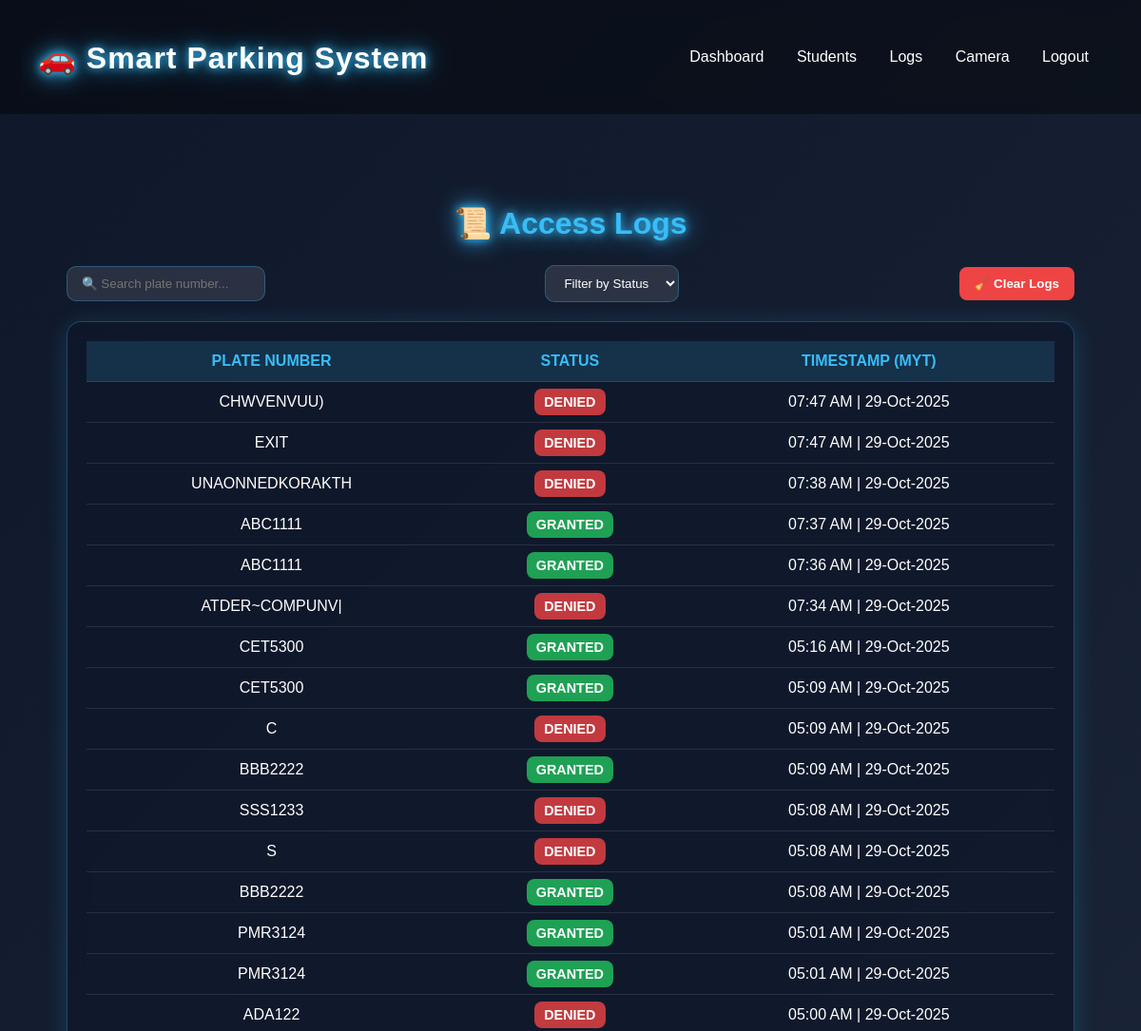
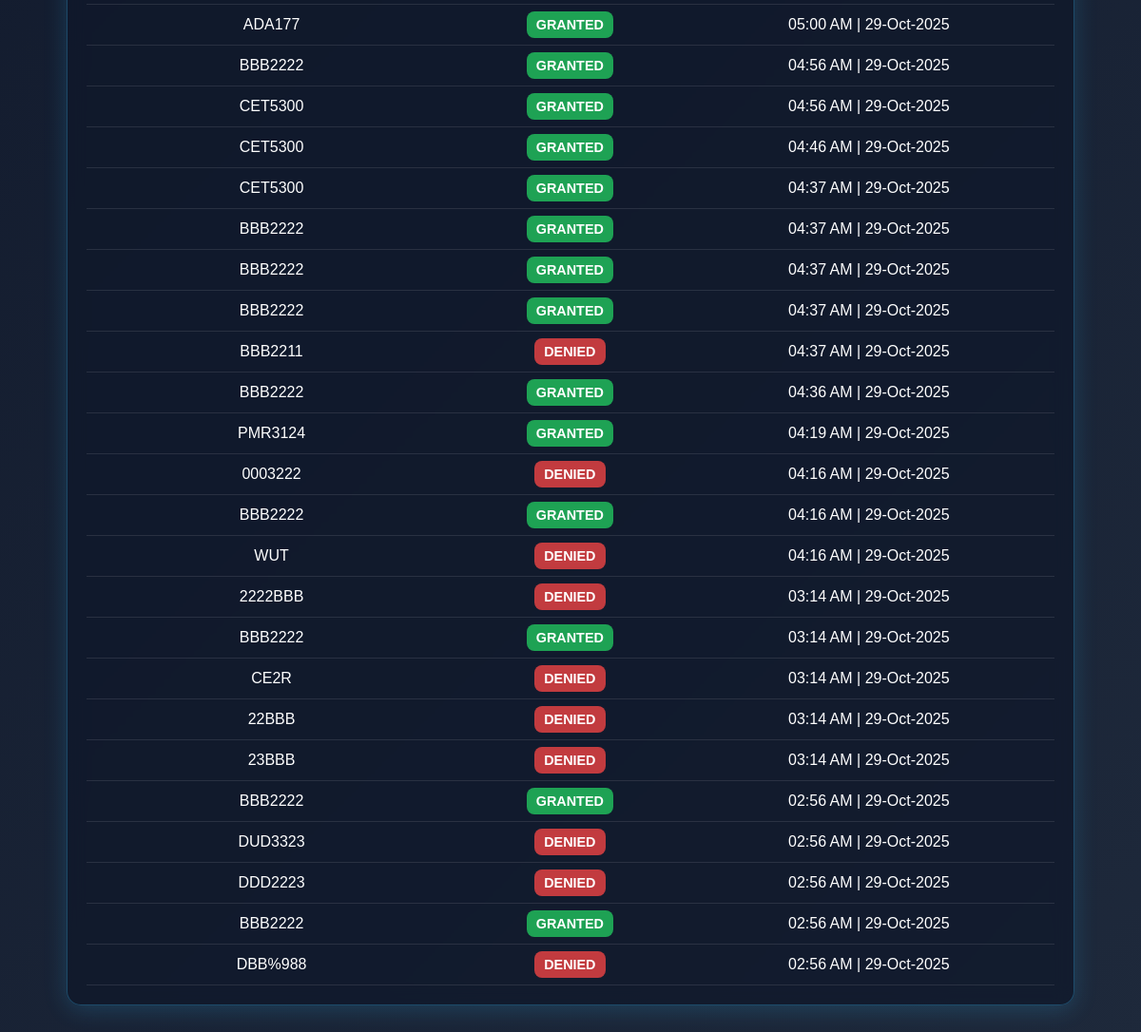
/logs (signed in), run on the app's committed database (2 pictures, top to bottom).
### backend/models.py (models this page shows)
class DetectionLog(db.Model):
    id = db.Column(db.Integer, primary_key=True)
    plate_number = db.Column(db.String(20), nullable=False)  # ✅ Must exist!
    status = db.Column(db.String(10), nullable=False)        # GRANTED or DENIED
    timestamp = db.Column(db.DateTime, default=datetime.utcnow)

### backend/app.py (the view)
    @app.route('/logs')
    def logs():
        if not is_logged_in():
            return redirect(url_for('admin_login'))
        logs = DetectionLog.query.order_by(DetectionLog.timestamp.desc()).limit(200).all()
        return render_template('logs.html', logs=logs)

### backend/templates/logs.html (shortened to what this page needs)
{% extends "base.html" %}
{% block content %}
<div class="logs-container">
  <h2>📜 Access Logs</h2>
  <div class="controls">
    <div class="search-box">
      <input id="searchInput" type="text" placeholder="🔍 Search plate number..." />
    </div>
    <select id="statusFilter" class="filter-select">
      <option value="">Filter by Status</option>
    </select>
    <button id="clearLogsBtn" class="btn-danger">🧹 Clear Logs</button>
  </div>
  <div class="table-box">
    <table id="logsTable" class="table">
      <thead>
        <tr>
          <th>Plate Number</th>
          <th>Status</th>
          <th>Timestamp (MYT)</th>
        </tr>
      </thead>
      <tbody id="logBody">
        {% for log in logs %}
        <tr>
          <td>{{ log.plate_number }}</td>
          <td>
            {% if log.status == 'GRANTED' %}
              <span class="badge badge-success">GRANTED</span>
            {% else %}
              <span class="badge badge-danger">DENIED</span>
            {% endif %}
          </td>
          <td>{{ log.timestamp.strftime("%I:%M %p | %d-%b-%Y") }}</td>
        </tr>
        {% endfor %}
      </tbody>
    </table>
  </div>
</div>
{% endblock %}

### backend/templates/base.html (shortened to what this page needs)
<!DOCTYPE html>
<html lang="en">
<head>
</head>
<body>
    <header>
        <h2>🚗 Smart Parking System</h2>
        <nav>
            <a href="{{ url_for('dashboard') }}">Dashboard</a>
            <a href="{{ url_for('students_page') }}">Students</a>
            <a href="{{ url_for('logs') }}">Logs</a>
            <a href="{{ url_for('camera_page') }}">Camera</a>
            <a href="{{ url_for('logout') }}">Logout</a>
        </nav>
    </header>
    <div class="container">
        {% block content %}{% endblock %}
    </div>
</body>
</html>

### backend/templates/base.html (style rules this page uses)
body { margin: 0; font-family: "Poppins", sans-serif; background: linear-gradient(135deg, #1f1c2c, #928dab); color: #fff; overflow-x: hidden; }
header { background: rgba(0,0,0,0.4); backdrop-filter: blur(8px); display: flex; justify-content: space-between; align-items: center; padding: 15px 40px; position: sticky; top: 0; z-index: 100; }
header h2 { font-weight: 600; letter-spacing: 1px; color: #fff; }
nav a { margin: 0 15px; text-decoration: none; color: #fff; transition: 0.3s; }
.container { padding: 30px; animation: fadeIn 0.8s ease; }
table { width: 100%; border-collapse: collapse; color: #fff; }
th, td { padding: 12px 15px; border-bottom: 1px solid rgba(255,255,255,0.1); text-align: left; }
th { color: #00bcd4; }

### backend/templates/logs.html (style rules this page uses)
body { background: linear-gradient(135deg, #0f172a, #1e293b); color: white; font-family: 'Poppins', sans-serif; }
.logs-container { padding: 40px; }
h2 { font-size: 2rem; font-weight: 700; color: #38bdf8; text-shadow: 0 0 10px #38bdf8, 0 0 25px #38bdf8; margin-bottom: 25px; text-align: center; }
.controls { display: flex; justify-content: space-between; align-items: center; flex-wrap: wrap; margin-bottom: 20px; gap: 10px; }
.search-box input, .filter-select { background: rgba(255,255,255,0.1); color: white; border: 1px solid rgba(56,189,248,0.3); border-radius: 10px; padding: 10px 15px; outline: none; transition: 0.3s; }
.table-box { background: rgba(15, 23, 42, 0.7); border-radius: 15px; padding: 20px; border: 1px solid rgba(56, 189, 248, 0.3); box-shadow: 0 4px 25px rgba(56,189,248,0.2); backdrop-filter: blur(10px); }
.table { width: 100%; border-collapse: collapse; color: white; }
.table th, .table td { padding: 12px 16px; text-align: center; }
.table th { background-color: rgba(56,189,248,0.15); color: #38bdf8; font-weight: 600; text-transform: uppercase; }
.table tr { border-bottom: 1px solid rgba(255,255,255,0.1); }
.badge { padding: 6px 10px; border-radius: 8px; font-weight: 600; font-size: 0.9em; }
.badge-success { background: rgba(34,197,94,0.8); color: white; }
.badge-danger { background: rgba(239,68,68,0.8); color: white; }
.btn-danger { background: #ef4444; color: white; border: none; padding: 10px 16px; border-radius: 8px; font-weight: 600; cursor: pointer; transition: background 0.3s; }

### data on the page
DetectionLog: plate_number "CHWVENVUU)", status "DENIED", timestamp "07:47 AM | 29-Oct-2025"
DetectionLog: plate_number "EXIT", status "DENIED", timestamp "07:47 AM | 29-Oct-2025"
DetectionLog: plate_number "UNAONNEDKORAKTH", status "DENIED", timestamp "07:38 AM | 29-Oct-2025"
DetectionLog: plate_number "ABC1111", status "GRANTED", timestamp "07:37 AM | 29-Oct-2025"
DetectionLog: plate_number "ABC1111", status "GRANTED", timestamp "07:36 AM | 29-Oct-2025"
DetectionLog: plate_number "ATDER~COMPUNV|", status "DENIED", timestamp "07:34 AM | 29-Oct-2025"
DetectionLog: plate_number "CET5300", status "GRANTED", timestamp "05:16 AM | 29-Oct-2025"
DetectionLog: plate_number "CET5300", status "GRANTED", timestamp "05:09 AM | 29-Oct-2025"
DetectionLog: plate_number "C", status "DENIED", timestamp "05:09 AM | 29-Oct-2025"
DetectionLog: plate_number "BBB2222", status "GRANTED", timestamp "05:09 AM | 29-Oct-2025"
DetectionLog: plate_number "SSS1233", status "DENIED", timestamp "05:08 AM | 29-Oct-2025"
DetectionLog: plate_number "S", status "DENIED", timestamp "05:08 AM | 29-Oct-2025"
DetectionLog: plate_number "BBB2222", status "GRANTED", timestamp "05:08 AM | 29-Oct-2025"
DetectionLog: plate_number "PMR3124", status "GRANTED", timestamp "05:01 AM | 29-Oct-2025"
DetectionLog: plate_number "PMR3124", status "GRANTED", timestamp "05:01 AM | 29-Oct-2025"
DetectionLog: plate_number "ADA122", status "DENIED", timestamp "05:00 AM | 29-Oct-2025"
DetectionLog: plate_number "ADA177", status "GRANTED", timestamp "05:00 AM | 29-Oct-2025"
DetectionLog: plate_number "BBB2222", status "GRANTED", timestamp "04:56 AM | 29-Oct-2025"
DetectionLog: plate_number "CET5300", status "GRANTED", timestamp "04:56 AM | 29-Oct-2025"
DetectionLog: plate_number "CET5300", status "GRANTED", timestamp "04:46 AM | 29-Oct-2025"
DetectionLog: plate_number "CET5300", status "GRANTED", timestamp "04:37 AM | 29-Oct-2025"
DetectionLog: plate_number "BBB2222", status "GRANTED", timestamp "04:37 AM | 29-Oct-2025"
DetectionLog: plate_number "BBB2222", status "GRANTED", timestamp "04:37 AM | 29-Oct-2025"
DetectionLog: plate_number "BBB2222", status "GRANTED", timestamp "04:37 AM | 29-Oct-2025"
DetectionLog: plate_number "BBB2211", status "DENIED", timestamp "04:37 AM | 29-Oct-2025"
DetectionLog: plate_number "BBB2222", status "GRANTED", timestamp "04:36 AM | 29-Oct-2025"
DetectionLog: plate_number "PMR3124", status "GRANTED", timestamp "04:19 AM | 29-Oct-2025"
DetectionLog: plate_number "0003222", status "DENIED", timestamp "04:16 AM | 29-Oct-2025"
DetectionLog: plate_number "BBB2222", status "GRANTED", timestamp "04:16 AM | 29-Oct-2025"
DetectionLog: plate_number "WUT", status "DENIED", timestamp "04:16 AM | 29-Oct-2025"
DetectionLog: plate_number "2222BBB", status "DENIED", timestamp "03:14 AM | 29-Oct-2025"
DetectionLog: plate_number "BBB2222", status "GRANTED", timestamp "03:14 AM | 29-Oct-2025"
DetectionLog: plate_number "CE2R", status "DENIED", timestamp "03:14 AM | 29-Oct-2025"
DetectionLog: plate_number "22BBB", status "DENIED", timestamp "03:14 AM | 29-Oct-2025"
DetectionLog: plate_number "23BBB", status "DENIED", timestamp "03:14 AM | 29-Oct-2025"
DetectionLog: plate_number "BBB2222", status "GRANTED", timestamp "02:56 AM | 29-Oct-2025"
DetectionLog: plate_number "DUD3323", status "DENIED", timestamp "02:56 AM | 29-Oct-2025"
DetectionLog: plate_number "DDD2223", status "DENIED", timestamp "02:56 AM | 29-Oct-2025"
DetectionLog: plate_number "BBB2222", status "GRANTED", timestamp "02:56 AM | 29-Oct-2025"
DetectionLog: plate_number "DBB%988", status "DENIED", timestamp "02:56 AM | 29-Oct-2025"
